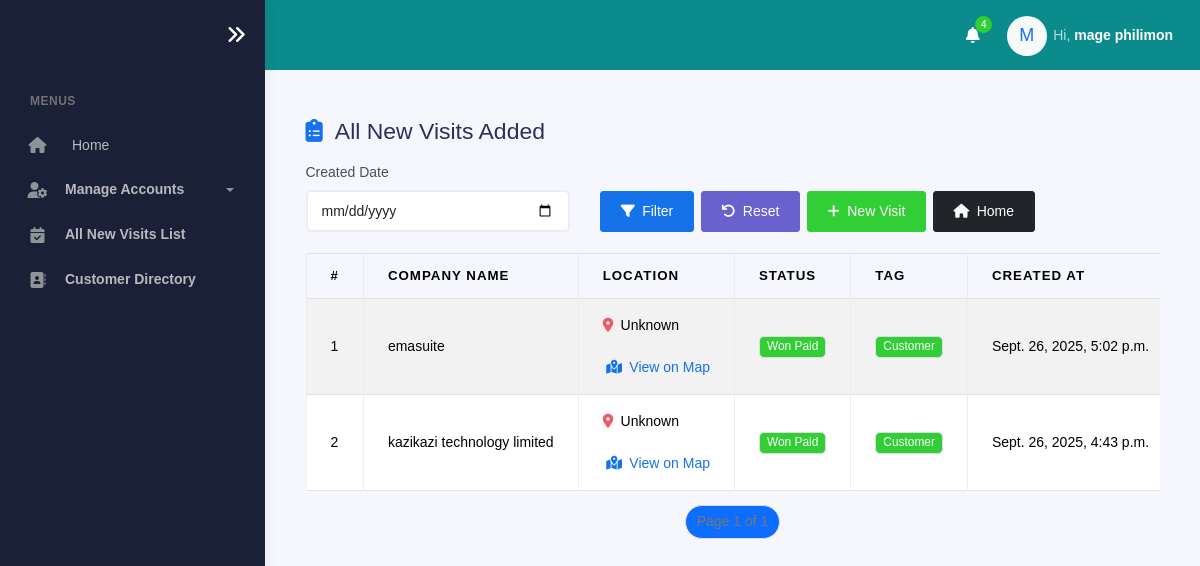
/all_visits/ (signed in), run on the app's committed database.
### visits/models.py (models this page shows, shortened)
class CustomUser(AbstractBaseUser, PermissionsMixin):
    POSITION_CHOICES = [
        ('Head of Sales', 'Head of Sales'),
        ('Facilitator', 'Facilitator'),
        ('Product Brand Manager', 'Product Brand Manager'),
        ('Corporate Manager', 'Corporate Manager'),
        ('Corporate Officer', 'Corporate Officer'),
        ('Zonal Sales Executive', 'Zonal Sales Executive'),
        ('Mobile Sales Officer', 'Mobile Sales Officer'),
        ('Desk Sales Officer', 'Desk Sales Officer'),
        ('Admin', 'Admin'),
    ]
    ZONE_CHOICES = [
        ('Coast Zone', 'Coast Zone'),
        ('Corporate', 'Corporate'),
        ('Central Zone', 'Central Zone'),
        ('Southern Zone', 'Southern Zone'),
        ('Northern Zone', 'Northern Zone'),
        ('Lake Zone', 'Lake Zone'),
    ]
    BRANCH_CHOICES = [
        ('Chanika', 'Chanika'),
        ('Mikocheni', 'Mikocheni'),
        ('Morogoro', 'Morogoro'),
        ('Zanzibar', 'Zanzibar'),
        ('ANDO HQ', 'ANDO HQ'),
        ('Dodoma', 'Dodoma'),
        ('Singida', 'Singida'),
        ('Tabora', 'Tabora'),
        ('Mbeya', 'Mbeya'),
        ('Tunduma', 'Tunduma'),
        ('Arusha', 'Arusha'),
        ('Moshi', 'Moshi'),
        ('Mwanza', 'Mwanza'),
        ('Geita', 'Geita'),
    ]
    COMPANY_CHOICES = [
        ('ANDO', 'ANDO'),
        ('KAM', 'KAM'),
        ('MATE', 'MATE'),
    ]
    company_name = models.CharField(max_length=50, choices=COMPANY_CHOICES, null=True, blank=True)
    email = models.EmailField(unique=True)
    first_name = models.CharField(max_length=50, null=True, blank=True)
    last_name = models.CharField(max_length=50, null=True, blank=True)
    is_active = models.BooleanField(default=True)
    is_staff = models.BooleanField(default=False)
    date_joined = models.DateTimeField(default=timezone.now)
    position = models.CharField(max_length=100, choices=POSITION_CHOICES, null=True, blank=True)
    zone = models.CharField(max_length=100, choices=ZONE_CHOICES, null=True, blank=True)
    branch = models.CharField(max_length=100, choices=BRANCH_CHOICES, null=True, blank=True)
    contact = models.CharField(
        max_length=13,
        null=True,
        blank=True,
        validators=[
            RegexValidator(
                regex=r'^(?:\+255|0)[67][0-9]\d{7}$',
                message="Enter a valid Tanzanian phone number (e.g. +255712345678 or 0712345678)"
            )
        ]
    )
    objects = CustomUserManager()
    USERNAME_FIELD = 'email'
    REQUIRED_FIELDS = []
    def get_full_name(self):
        return f"{self.first_name} {self.last_name}".strip()

class NewVisit(models.Model):
    MEETING_STAGE_CHOICES = [
        ("Prospecting", "Prospecting"),
        ("Qualifying", "Qualifying"),
        ("Proposal or Negotiation", "Proposal or Negotiation"),
        ("Closing", "Closing"),
        ("Payment Followup", "Payment followup"),
    ]
    TAG_CHOICES = [
        ("Prospect", "Prospect"),
        ("Lead", "Lead"),
        ("Customer", "Customer"),
    ]
    STATUS_CHOICES = [
        ("Open", "Open"),
        ("Won Paid", "Won Paid"),
        ("Won Pending Payment", "Won Pending Payment"),
        ("Lost", "Lost"),
    ]
    PAYMENT_CHOICES = [
        ("Yes-Full", "Yes-Full"),
        ("Yes-Partial", "Yes-Partial"),
        ("No", "No"),
    ]
    MEETING_TYPE_CHOICES = [
        ("In Person", "In Person"),
        ("Phone Call", "Phone Call"),
    ]
    company_name = models.ForeignKey(Customer, on_delete=models.CASCADE, related_name="visits", null=True, blank=True)
    contact_person = models.ForeignKey(CustomerContact, on_delete=models.CASCADE, related_name="visits", null=True, blank=True)
    contact_number = models.CharField(max_length=255, blank=True, null=True)
    designation = models.CharField(max_length=255, blank=True, null=True)
    meeting_type = models.CharField(max_length=20, choices=MEETING_TYPE_CHOICES)  # ✅ Meeting type
    latitude = models.DecimalField(max_digits=9, decimal_places=6, null=True, blank=True)
    longitude = models.DecimalField(max_digits=9, decimal_places=6, null=True, blank=True)
    visit_image = models.ImageField(upload_to="visit_images/", null=True, blank=True)
    meeting_stage = models.CharField(max_length=50, choices=MEETING_STAGE_CHOICES, default="Prospecting")
    status = models.CharField(max_length=30, choices=STATUS_CHOICES, default="Open", blank=True, null=True)
    tag = models.CharField(max_length=20, choices=TAG_CHOICES, default="Prospect", null=True, blank=True)
    item_discussed = models.TextField(max_length=255)
    client_budget = models.DecimalField(max_digits=19, decimal_places=2, null=True, blank=True)
    is_order_final = models.BooleanField(null=True, blank=True)
    contract_outcome = models.CharField(max_length=10, choices=[("Won", "Won"), ("Lost", "Lost")], null=True, blank=True)
    contract_amount = models.DecimalField(max_digits=19, decimal_places=2, null=True, blank=True)
    reason_lost = models.TextField(null=True, blank=True)
    is_payment_collected = models.CharField(max_length=20, choices=PAYMENT_CHOICES, null=True, blank=True)
    added_by = models.ForeignKey(settings.AUTH_USER_MODEL, on_delete=models.SET_NULL, null=True, blank=True)
    created_at = models.DateTimeField(auto_now_add=True)
    updated_at = models.DateTimeField(auto_now=True)

### customer/models.py (models this page shows, shortened)
class Customer(models.Model):
    designation = models.CharField(
        max_length=100,
        choices=DESIGNATION_CHOICES  # 🔽 Make dropdown
    )
    company_name = models.CharField(
        max_length=200,
        unique=True  # 🛑 Prevent duplicates
    )
    location = models.CharField(max_length=200)
    email = models.EmailField(unique=True)
    created_at = models.DateTimeField(auto_now_add=True, blank=True, null=True)

### visits/views.py (the view)
# urls.py: path('all_visits/', views.all_visit_list, name='all_visit_list'),# You can replace 'index' with a home view too
@login_required
def all_visit_list(request):
    created_date = request.GET.get("created_date")
    visits_qs = NewVisit.objects.filter(added_by=request.user).order_by("-created_at")
    if created_date:
        parsed_date = parse_date(created_date)
        if parsed_date:
            visits_qs = visits_qs.filter(created_at__date=parsed_date)
    paginator = Paginator(visits_qs, 20)
    page_number = request.GET.get("page")
    visits_page = paginator.get_page(page_number)
    for visit in visits_page:
        if visit.latitude and visit.longitude:
            loc = get_location_name(visit.latitude, visit.longitude)
            visit.place_name = loc["place_name"]
            visit.region = loc["region"]
            visit.zone = loc["zone"]
            visit.nation = loc["nation"]
        else:
            visit.place_name = "Not Available"
            visit.region = ""
            visit.zone = ""
            visit.nation = ""
    return render(
        request,
        "users/all_visit_list.html",
        {"visits": visits_page, "created_date": created_date},
    )

### visits/views.py (called while the page is built)
def get_location_name(lat, lon):
    try:
        url = "https://nominatim.openstreetmap.org/reverse"
        params = {"lat": lat, "lon": lon, "format": "json", "zoom": 10, "addressdetails": 1}
        headers = {"User-Agent": "my_visits_app_ando_2025"}
        response = requests.get(url, params=params, headers=headers, timeout=10)
        if response.status_code == 200:
            data = response.json()
            addr = data.get("address", {})
            return {
                "place_name": data.get("display_name", "Unknown"),
                "region": addr.get("state", ""),
                "zone": addr.get("county", ""),
                "nation": addr.get("country", ""),
            }
    except Exception as e:
        print(f"Reverse geocode error: {e}")
    return {"place_name": "Unknown", "region": "", "zone": "", "nation": ""}

### templates/users/all_visit_list.html (shortened to what this page needs)
{% extends "users/base.html" %}
{% load static %}
{% load humanize %}
{% block content %}
  {% include "users/sidebar.html" %}
  <div class="main-panel">
    <div class="main-header">
      {% include "users/nav.html" %}
    </div>
      <div class="container">
      <div class="page-inner">
        <div class="container mt-4">
          <h3 class="mb-3">
            <i class="fas fa-clipboard-list text-primary me-2"></i> All New Visits Added
          </h3>
          <form method="get" class="row g-3 mb-4 align-items-end">
            <div class="col-md-4">
              <label class="form-label">Created Date</label>
              <input type="date" name="created_date" class="form-control" value="{{ created_date }}">
            </div>
            <div class="col-md-8 d-flex flex-wrap gap-2">
              <button type="submit" class="btn btn-primary">
                <i class="fas fa-filter me-1"></i> Filter
              </button>
              <a href="{% url 'all_visit_list' %}" class="btn btn-secondary">
                <i class="fas fa-undo me-1"></i> Reset
              </a>
              <a href="{% url 'new_visit' %}" class="btn btn-success">
                <i class="fas fa-plus me-1"></i> New Visit
              </a>
              <a href="{% url 'add_visit' %}" class="btn btn-dark">
                <i class="fas fa-home me-1"></i> Home
              </a>
            </div>
          </form>
          {% if visits %}
          <div class="table-responsive">
            <table class="table table-bordered table-striped align-middle w-100 custom-table">
              <thead>
                <tr>
                  <th>#</th>
                  <th>Company Name</th>
                  <th>Location</th>
                  <th>Status</th>
                  <th>Tag</th>
                  <th>Created At</th>
                </tr>
              </thead>
              <tbody>
                {% for v in visits %}
                <tr>
                  <td>{{ forloop.counter0|add:visits.start_index }}</td>
                  <td>{{ v.company_name.company_name }}</td>
                  <td>
                    {% if v.latitude and v.longitude %}
                      <i class="fas fa-map-marker-alt text-danger me-1"></i>
                      {{ v.place_name }}<br>
                      <small>{{ v.region }} {{ v.zone }} {{ v.nation }}</small><br>
                      <a href="https://www.google.com/maps/search/?api=1&query={{ v.latitude }},{{ v.longitude }}"
                         target="_blank" class="ms-1 text-decoration-none">
                        <i class="fas fa-map-location-dot me-1"></i> View on Map
                      </a>
                    {% else %}
                      <span class="text-muted">Not Available</span>
                    {% endif %}
                  </td>
                  <td>
                    <span class="badge
                      {% if v.status == 'Open' %}bg-info
                      {% elif v.status == 'Won Paid' %}bg-success
                      {% elif v.status == 'Won Pending Payment' %}bg-warning text-dark
                      {% elif v.status == 'Lost' %}bg-danger
                      {% else %}bg-light text-dark{% endif %}">
                      {{ v.status }}
                    </span>
                  </td>
                  <td>
                    <span class="badge
                      {% if v.tag == 'Prospect' %}bg-warning text-dark
                      {% elif v.tag == 'Lead' %}bg-primary
                      {% elif v.tag == 'Customer' %}bg-success
                      {% else %}bg-light text-dark{% endif %}">
                      {{ v.tag }}
                    </span>
                  </td>
                  <td>{{ v.created_at }}</td>
                </tr>
                {% empty %}
                <tr>
                  <td colspan="7" class="text-center text-muted">No visits found.</td>
                </tr>
                {% endfor %}
              </tbody>
            </table>
          </div>
          <nav aria-label="Page navigation">
            <ul class="pagination justify-content-center">
              <li class="page-item active">
                <span class="page-link">Page {{ visits.number }} of {{ visits.paginator.num_pages }}</span>
              </li>
            </ul>
          </nav>
          {% else %}
            <p class="text-muted">No visits found.</p>
          {% endif %}
        </div>
      </div>
    </div>
  </div>
  <link href="https://cdnjs.cloudflare.com/ajax/libs/font-awesome/6.5.0/css/all.min.css" rel="stylesheet">
{% endblock %}

### templates/users/nav.html (shortened to what this page needs)
{% load static %}
<nav class="navbar navbar-header navbar-expand-lg border-bottom" style="background-color: rgb(11, 139, 139)">
  <div class="container-fluid">
    <ul class="navbar-nav topbar-nav ms-md-auto align-items-center">
      <li class="nav-item topbar-icon dropdown hidden-caret">
        <a class="nav-link dropdown-toggle text-white" href="#" id="notifDropdown" role="button" data-bs-toggle="dropdown" aria-haspopup="true" aria-expanded="false">
          <i class="fa fa-bell"></i>
          <span class="notification">4</span>
        </a>
      </li>
      <li class="nav-item topbar-user dropdown hidden-caret">
        <a class="dropdown-toggle profile-pic text-white" data-bs-toggle="dropdown" href="#" aria-expanded="false">
          <div class="avatar-sm">
            <div class="avatar-initial rounded-circle bg-light text-primary d-flex align-items-center justify-content-center" style="width: 40px; height: 40px; font-size: 18px;">
              {% if request.user.is_authenticated %}
                {{ request.user.first_name|slice:":1"|default:"U"|upper }}
              {% else %}
                G
              {% endif %}
            </div>
          </div>
          <span class="profile-username">
            <span class="op-7">Hi,</span>
            {% if request.user.is_authenticated %}
              <span class="fw-bold">{{ request.user.first_name }} {{ request.user.last_name }}</span>
            {% else %}
              <span class="fw-bold">Guest</span>
            {% endif %}
          </span>
        </a>
      </li>
    </ul>
  </div>
</nav>

### templates/users/all_visit_list.html (style rules this page uses)
.custom-table td, .custom-table th { white-space: nowrap; vertical-align: middle; padding: 8px 12px; }
.custom-table thead th { background: none !important; font-weight: 600; border-bottom: 2px solid #ccc; }
.badge { font-size: 0.85rem; }

### data on the page
CustomUser: user.first_name "M", user.first_name "mage", user.last_name "philimon"
NewVisit: company_name.company_name "emasuite", place_name "Unknown", status "Won Paid", tag "Customer", created_at "Sept. 26, 2025, 5:02 p.m."
NewVisit: company_name.company_name "kazikazi technology limited", place_name "Unknown", status "Won Paid", tag "Customer", created_at "Sept. 26, 2025, 4:43 p.m."

### other printed values
{{ visits.number }} "1"
{{ visits.paginator.num_pages }} "1"
